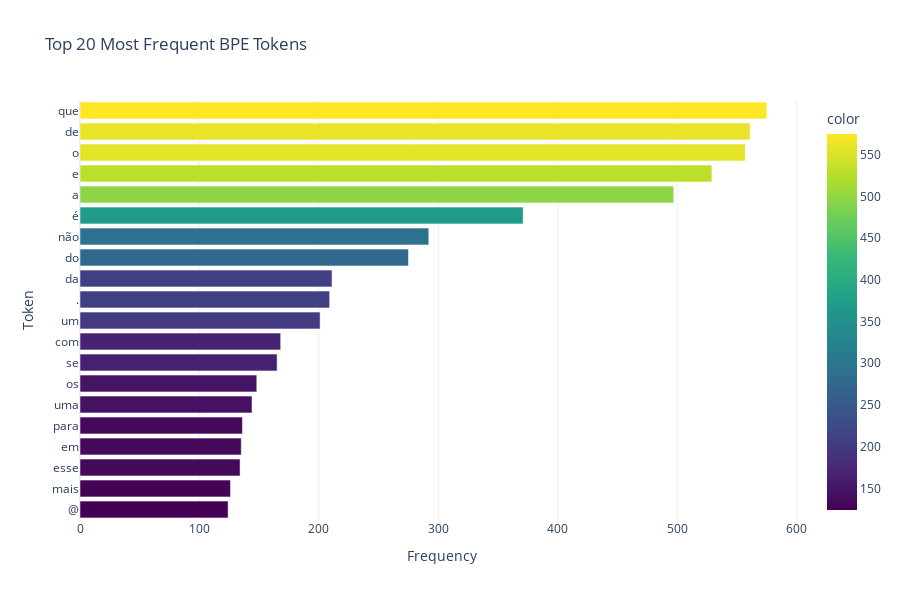

Notebook code cell kept with this figure:
### Code cell
# Calculate token frequencies 

from collections import Counter

bpe_token_freq = Counter(all_bpe_tokens)

# Remove special tokens
for special_token in ["[UNK]", "[PAD]", "[CLS]", "[SEP]", "[MASK]"]:
    bpe_token_freq.pop(special_token, None)

print("\n" + "="*80)
print("TOP 30 MOST FREQUENT BPE TOKENS")
print("="*80)
for i, (token, count) in enumerate(bpe_token_freq.most_common(30), 1):
    print(f"{i:3d}. {token:20s} - {count:,} occurrences")

# Visualize top 20
top_tokens = bpe_token_freq.most_common(20)
token_labels = [token for token, _ in top_tokens]
token_counts = [count for _, count in top_tokens]

fig = px.bar(
    x=token_counts,
    y=token_labels,
    orientation='h',
    title='Top 20 Most Frequent BPE Tokens',
    labels={'x': 'Frequency', 'y': 'Token'},
    color=token_counts,
    color_continuous_scale='Viridis'
)

fig.update_layout(
    height=600,
    showlegend=False,
    template='plotly_white',
    yaxis={'categoryorder': 'total ascending'}
)

fig.show()

### Figure 1 — Plotly figure (JSON) as saved in the notebook; plotly's stock layout.template omitted (floating-point values rounded to 4 significant figures)
{"data": [{"hovertemplate": "Frequency=%{x}<br>Token=%{y}<br>color=%{marker.color}<extra></extra>", "legendgroup": "", "marker": {"color": [575, 561, 557, 529, 497, 371, 292, 275, 211, 209, 201, 168, 165, 148, 144, 136, 135, 134, 126, 124], "coloraxis": "coloraxis", "pattern": {"shape": ""}}, "name": "", "orientation": "h", "showlegend": false, "textposition": "auto", "type": "bar", "x": [575, 561, 557, 529, 497, 371, 292, 275, 211, 209, 201, 168, 165, 148, 144, 136, 135, 134, 126, 124], "xaxis": "x", "y": ["que", "de", "o", "e", "a", "é", "não", "do", "da", ".", "um", "com", "se", "os", "uma", "para", "em", "esse", "mais", "@"], "yaxis": "y"}], "layout": {"barmode": "relative", "coloraxis": {"colorbar": {"title": {"text": "color"}}, "colorscale": [[0, "#440154"], [0.1111, "#482878"], [0.2222, "#3e4989"], [0.3333, "#31688e"], [0.4444, "#26828e"], [0.5556, "#1f9e89"], [0.6667, "#35b779"], [0.7778, "#6ece58"], [0.8889, "#b5de2b"], [1, "#fde725"]]}, "height": 600, "legend": {"tracegroupgap": 0}, "showlegend": false, "title": {"text": "Top 20 Most Frequent BPE Tokens"}, "xaxis": {"anchor": "y", "domain": [0, 1], "title": {"text": "Frequency"}}, "yaxis": {"anchor": "x", "categoryorder": "total ascending", "domain": [0, 1], "title": {"text": "Token"}}}}
